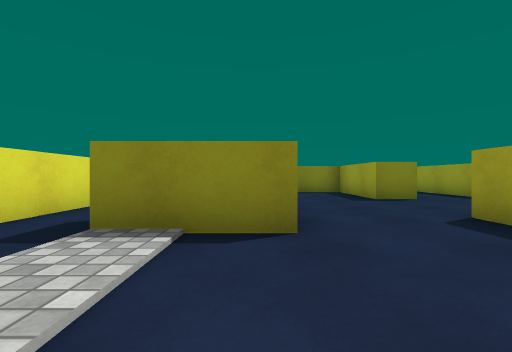
view 1 (above)

20 first-person views from a walk through a scene from a Unity 3-D project. The camera is 0.62 m above the floor, looks level and sees 90° across. The floor is counted in squares, 1 m on a side. Each view is taken from the middle of a square. On the plan, view 1 faces up. The plan holds only what a view shows up to about 9 squares ahead; the rest is blank. The player character is not drawn. Some surface patterns are stand-ins.

view 2
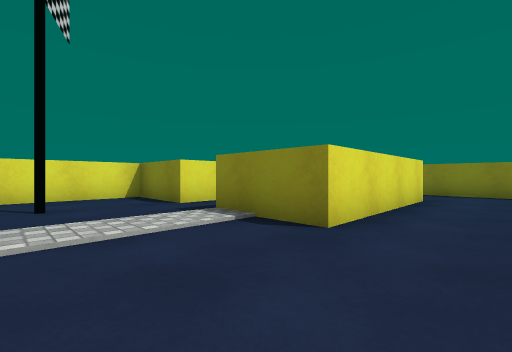

view 3
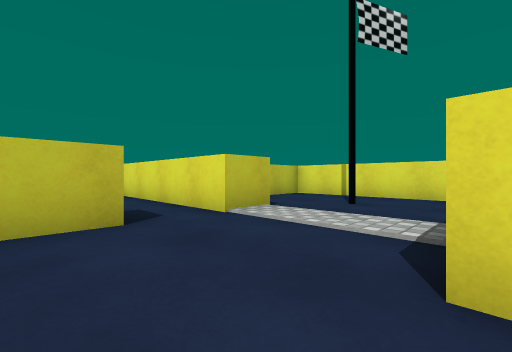

view 4
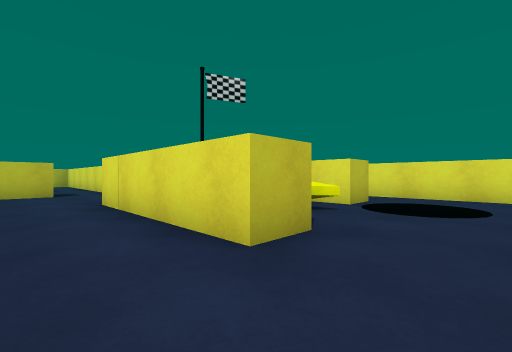

view 5
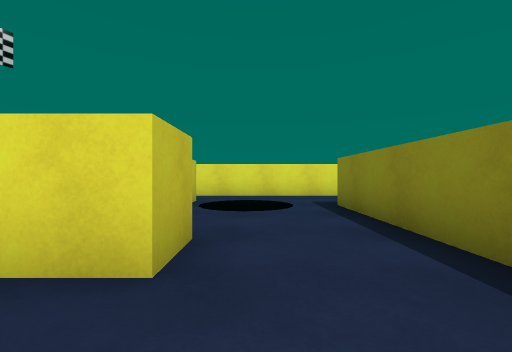

view 6
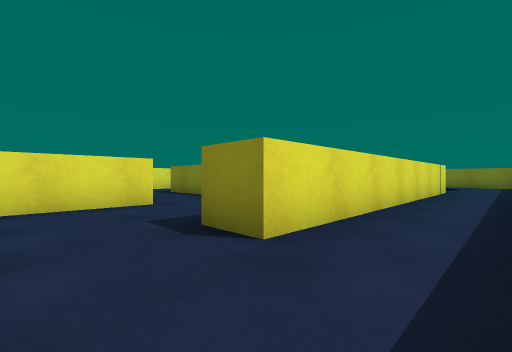

view 7
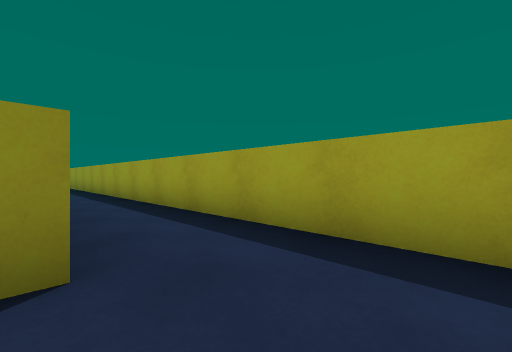

view 8
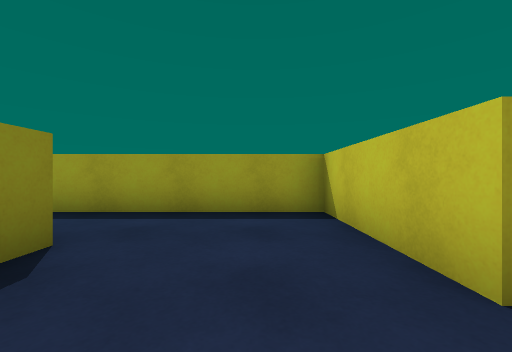

view 9
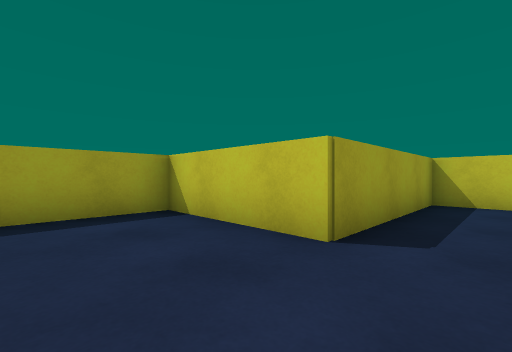

view 10
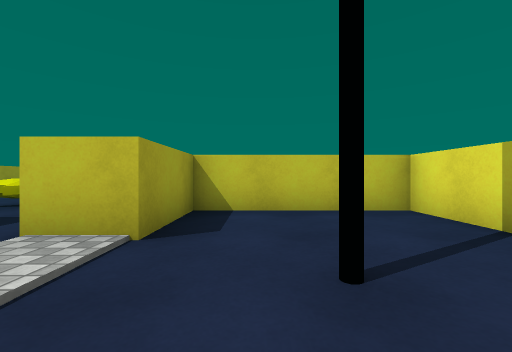

view 11
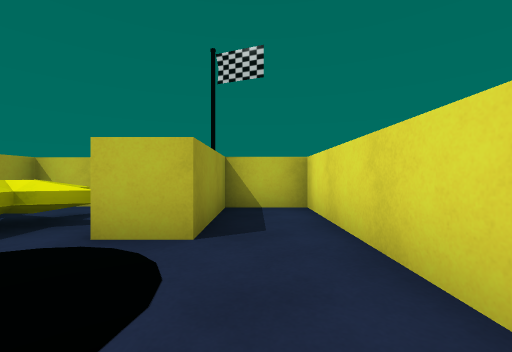

view 12
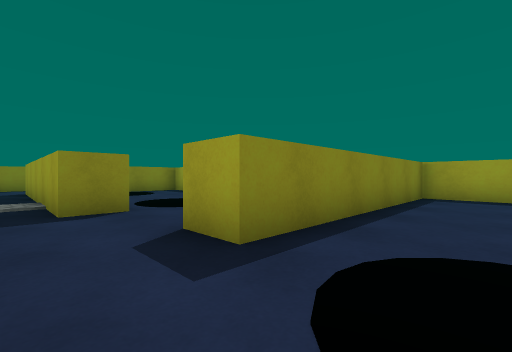

view 13
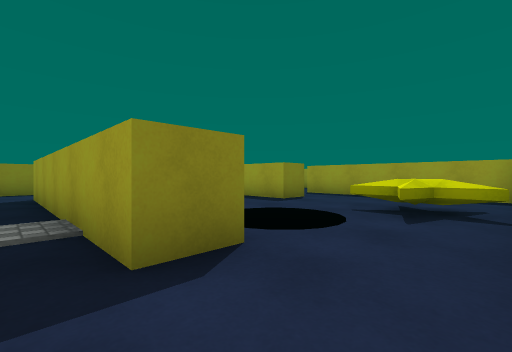

view 14
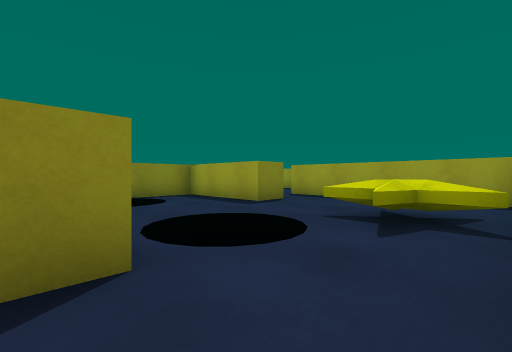

view 15
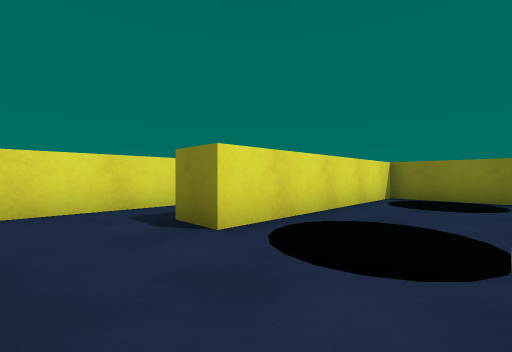

view 16
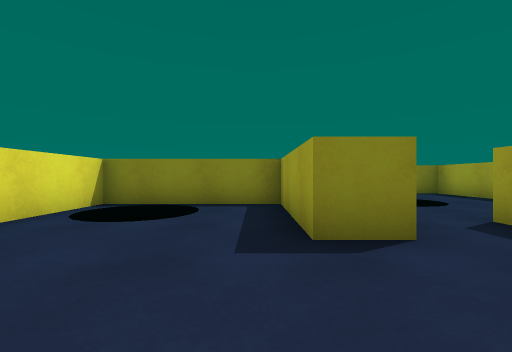

view 17
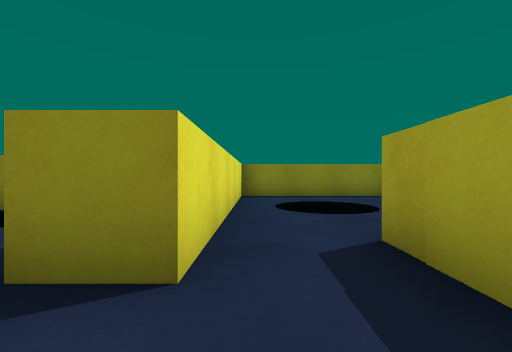

view 18
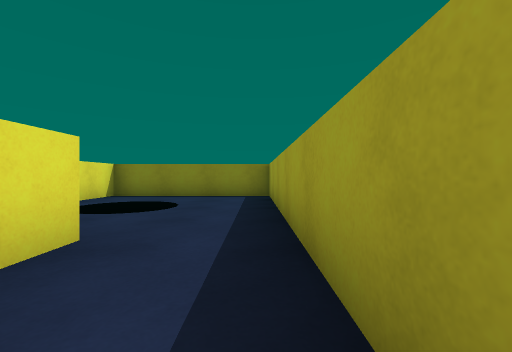

view 19
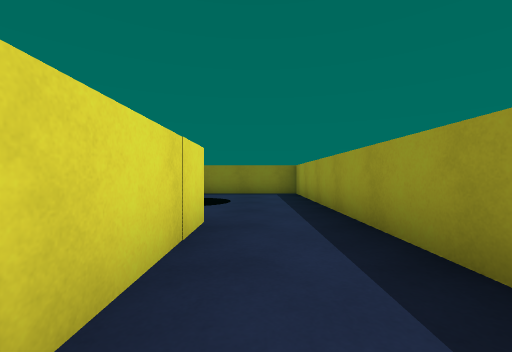

view 20
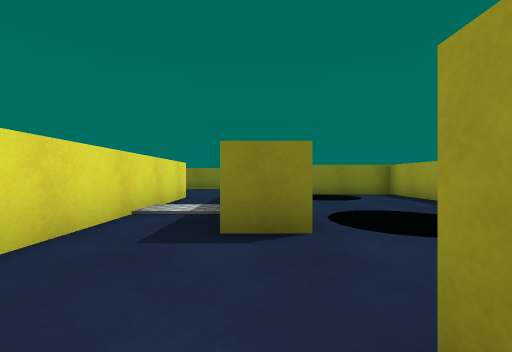

### Floor plan
Ten units are one square. View 1 is at (0, 0); x grows to the right and y downward. Boxes are objects, and circles mark ways between rooms. Rooms are numbered by the first view taken in them; rooms with no view inside come last. Other rooms are left out.
<svg viewBox="-65 -225 134 256">
<path fill="none" stroke="#000" d="M-5 -38 -5 -46M-6 -74 4 -74 4 -38M5 -97 -35 -97 -35 -108M9 5 32 5 32 -38 64 -38 64 -155M-60 -105 -60 -38 -44 -38 -44 -65 -34 -65 -34 -29 -58 -29 -58 26 -19 26 -19 5 -7 5 -7 15M43 -154 43 -68 32 -68M32 -68 32 -97 5 -97M16 -155 6 -155 6 -187 -34 -187 -34 -128 -44 -128 -44 -174M32 -110 32 -155M-60 -174 -60 -105M64 -155 64 -220 16 -220 16 -155"/>
<rect x="-45" y="-5" width="10" height="10" fill="#bbb"><title>other object</title></rect>
<rect x="-45" y="-85" width="20" height="20" fill="#bbb"><title>other object</title></rect>
<rect x="-25" y="-45" width="30" height="20" fill="#bbb"><title>yellow block</title></rect>
<rect x="-25" y="-55" width="10" height="10" fill="#bbb"><title>star</title></rect>
<rect x="-35" y="-145" width="30" height="20" fill="#bbb"><title>other object</title></rect>
<rect x="-35" y="-185" width="30" height="20" fill="#bbb"><title>other object</title></rect>
<rect x="-5" y="-125" width="10" height="10" fill="#bbb"><title>star</title></rect>
<rect x="25" y="-165" width="20" height="10" fill="#bbb"><title>yellow cube</title></rect>
<rect x="25" y="-205" width="20" height="20" fill="#bbb"><title>other object</title></rect>
<circle cx="0" cy="-85" r="3" fill="#2a7"/>
<circle cx="15" cy="-70" r="3" fill="#2a7"/>
<circle cx="-45" cy="-100" r="3" fill="#2a7"/>
<circle cx="55" cy="-150" r="3" fill="#2a7"/>
<circle cx="20" cy="-150" r="3" fill="#2a7"/>
<text x="10" y="-50">1</text>
<text x="10" y="-90">2</text>
<text x="-10" y="-140">3</text>
<text x="40" y="-190">4</text>
</svg>
Room 1 opens to room 2. Room 1 opens to room 3. Room 1 opens to room 4. Room 3 opens to room 4.

Where each view was taken, in squares from view 1:
view 1: 0 up, 0 right, facing up
view 2: 0 up, 2 right, facing up-left
view 3: 3 up, 2 right, facing down-left
view 4: 9 up, 2 right, facing down-left
view 5: 8 up, 2 right, facing left
view 6: 5 up, 6 right, facing up-left
view 7: 5 up, 4 right, facing up-right
view 8: 5 up, 2 right, facing right
view 9: 6 up, 2 right, facing down-right
view 10: 2 up, 3 left, facing down
view 11: 9 up, 5 left, facing down
view 12: 8 up, 5 left, facing up-right
view 13: 11 up, 5 left, facing up-right
view 14: 11 up, 4 left, facing up-right
view 15: 11 up, 1 left, facing up-left
view 16: 13 up, 0 right, facing up
view 17: 14 up, 2 right, facing up
view 18: 14 up, 6 right, facing up
view 19: 13 up, 5 right, facing up
view 20: 10 up, 4 left, facing up
